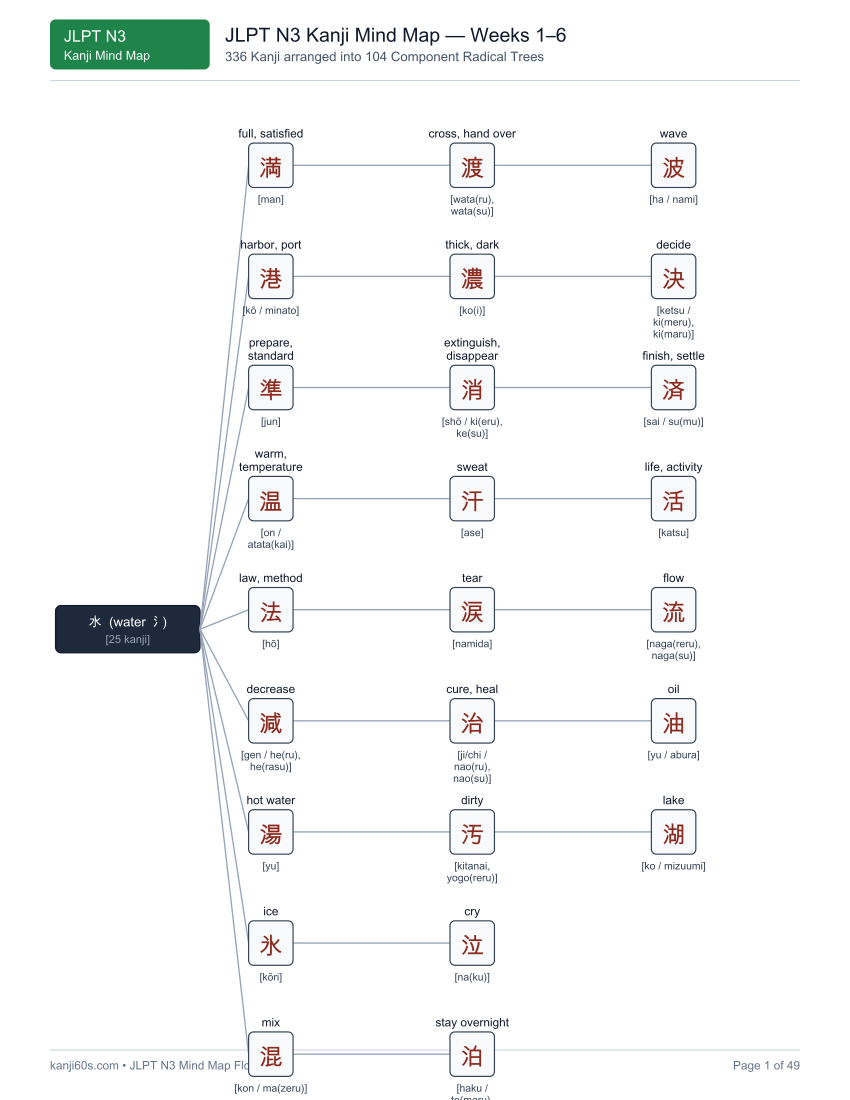

Write the Python code that produced this figure.
import os
import re
import math
from reportlab.pdfbase import pdfmetrics
from reportlab.pdfbase.ttfonts import TTFont
from reportlab.lib import colors
from reportlab.pdfgen import canvas
from reportlab.lib.pagesizes import letter

import docx
from docx import Document
from docx.shared import Inches, Pt, RGBColor
from docx.enum.text import WD_ALIGN_PARAGRAPH
from docx.enum.table import WD_TABLE_ALIGNMENT, WD_ALIGN_VERTICAL
from docx.oxml import parse_xml
from docx.oxml.ns import nsdecls

# 1. Register Font for PDF rendering
FONT_PATH = '/System/Library/Fonts/Supplemental/Arial Unicode.ttf'
pdfmetrics.registerFont(TTFont('ArialUnicode', FONT_PATH))

# 2. Raw Data Parsing (336 Kanji in 104 Radical Component Groups)
RAW_DATA = """
┏━ 水  (water 氵)  [25 kanji] ━━━━━━━━━━━━━━━━━━━━━━━━━━━━━━━━━━━━━━━━━━━━━━━━━━
┣━ 満  [man]  full, satisfied
┣━ 港  [kō / minato]  harbor, port
┣━ 準  [jun]  prepare, standard
┣━ 温  [on / atata(kai)]  warm, temperature
┣━ 法  [hō]  law, method
┣━ 減  [gen / he(ru), he(rasu)]  decrease
┣━ 湯  [yu]  hot water
┣━ 氷  [kōri]  ice
┣━ 混  [kon / ma(zeru)]  mix
┣━ 渡  [wata(ru), wata(su)]  cross, hand over
┣━ 濃  [ko(i)]  thick, dark
┣━ 消  [shō / ki(eru), ke(su)]  extinguish, disappear
┣━ 汗  [ase]  sweat
┣━ 涙  [namida]  tear
┣━ 治  [ji/chi / nao(ru), nao(su)]  cure, heal
┣━ 汚  [kitanai, yogo(reru)]  dirty
┣━ 泣  [na(ku)]  cry
┣━ 泊  [haku / to(maru), to(meru)]  stay overnight
┣━ 波  [ha / nami]  wave
┣━ 決  [ketsu / ki(meru), ki(maru)]  decide
┣━ 済  [sai / su(mu)]  finish, settle
┣━ 活  [katsu]  life, activity
┣━ 流  [naga(reru), naga(su)]  flow
┣━ 油  [yu / abura]  oil
┗━ 湖  [ko / mizuumi]  lake

┏━ 人  (person 亻)  [17 kanji] ━━━━━━━━━━━━━━━━━━━━━━━━━━━━━━━━━━━━━━━━━━━━━━━━━
┣━ 件  [ken]  matter, case
┣━ 保  [ho]  preserve, protect
┣━ 他  [ta / hoka]  other
┣━ 倍  [bai]  times, double
┣━ 優  [yū / yasa(shii)]  gentle, superior
┣━ 係  [kei / kakari]  person in charge, relation
┣━ 伺  [ukaga(u)]  ask, visit
┣━ 備  [bi / sona(eru)]  prepare, provide
┣━ 値  [ne]  value, price
┣━ 例  [rei / tato(eru)]  example
┣━ 個  [ko]  individual, counter
┣━ 停  [tei]  stop
┣━ 伝  [den / tsuta(eru)]  convey, transmit
┣━ 価  [ka]  value, price
┣━ 付  [tsu(keru), tsu(ku)]  attach, add
┣━ 側  [soku / gawa]  side
┗━ 信  [shin]  trust, believe

┏━ 糸  (thread 糸)  [13 kanji] ━━━━━━━━━━━━━━━━━━━━━━━━━━━━━━━━━━━━━━━━━━━━━━━━━
┣━ 線  [sen]  line
┣━ 約  [yaku]  promise, approximately
┣━ 絵  [kai / e]  picture, painting
┣━ 組  [kumi, ku(mu)]  group, assemble
┣━ 続  [zoku / tsuzu(ku), tsuzu(keru)]  continue
┣━ 級  [kyū]  grade, class
┣━ 紅  [kō / beni]  crimson, red
┣━ 緑  [ryoku / midori]  green
┣━ 結  [ketsu / musu(bu)]  tie, connect
┣━ 経  [kei]  pass through, manage
┣━ 練  [ren]  practice, train
┣━ 細  [hoso(i), koma(kai)]  thin, detailed
┗━ 絡  [raku]  entangle, contact

┏━ 木  (tree 木)  [13 kanji] ━━━━━━━━━━━━━━━━━━━━━━━━━━━━━━━━━━━━━━━━━━━━━━━━━━━
┣━ 横  [ō / yoko]  horizontal, side
┣━ 案  [an]  plan, proposal
┣━ 様  [yō / sama]  manner, appearance
┣━ 格  [kaku]  status, standard
┣━ 枚  [mai]  counter for flat objects
┣━ 機  [ki]  machine, opportunity
┣━ 査  [sa]  investigate
┣━ 果  [ka]  result, fruit
┣━ 材  [zai]  material
┣━ 束  [soku / taba]  bundle
┣━ 未  [mi]  not yet, future
┣━ 末  [matsu]  end
┗━ 橋  [kyō / hashi]  bridge

┏━ 辶  (movement 辶)  [12 kanji] ━━━━━━━━━━━━━━━━━━━━━━━━━━━━━━━━━━━━━━━━━━━━━━━
┣━ 速  [soku / haya(i)]  fast, speed
┣━ 過  [ka / su(giru)]  pass, exceed
┣━ 遊  [yū / aso(bu)]  play
┣━ 返  [hen / kae(su)]  return
┣━ 造  [zō / tsuku(ru)]  make, manufacture
┣━ 込  [ko(mu)]  crowded, include
┣━ 達  [tatsu]  reach, attain
┣━ 連  [ren / tsu(reru)]  connect, take along
┣━ 違  [chiga(u), chiga(eru)]  differ, wrong
┣━ 適  [teki]  suitable, appropriate
┣━ 選  [sen / era(bu)]  choose
┗━ 遅  [chi / oso(i), oku(reru)]  late, slow

┏━ 口  (mouth 口)  [11 kanji] ━━━━━━━━━━━━━━━━━━━━━━━━━━━━━━━━━━━━━━━━━━━━━━━━━━
┣━ 向  [kō / mu(ko), mu(ka), mu(ki)]  direction, face toward
┣━ 号  [gō]  number, signal
┣━ 各  [kaku]  each, every
┣━ 召  [shō / me(su)]  call, summon
┣━ 商  [shō]  commerce
┣━ 告  [koku]  tell, announce
┣━ 君  [kun / kimi]  you
┣━ 吸  [kyū / su(u)]  inhale, breathe
┣━ 吹  [fu(ku)]  blow
┣━ 否  [hi]  deny, negative
┗━ 呼  [ko / yo(bu)]  call

┏━ 手  (hand 扌)  [10 kanji] ━━━━━━━━━━━━━━━━━━━━━━━━━━━━━━━━━━━━━━━━━━━━━━━━━━━
┣━ 押  [ō / o(su), o(saeru)]  push, press
┣━ 捨  [su(teru)]  throw away
┣━ 指  [shi / yubi]  finger, point
┣━ 折  [setsu / o(ru), o(reru)]  fold, break
┣━ 授  [ju]  teach, give
┣━ 払  [hara(u)]  pay
┣━ 接  [setsu]  connect, touch
┣━ 換  [kan / ka(eru)]  exchange
┣━ 投  [tō / na(geru)]  throw
┗━ 技  [gi]  skill, technique

┏━ 宀  (roof 宀)  [10 kanji] ━━━━━━━━━━━━━━━━━━━━━━━━━━━━━━━━━━━━━━━━━━━━━━━━━━━
┣━ 定  [tei]  determine, fixed
┣━ 客  [kyaku]  customer, guest
┣━ 察  [satsu]  observe, infer
┣━ 完  [kan]  complete
┣━ 寝  [ne(ru)]  sleep
┣━ 宿  [shuku / yado]  lodging, inn
┣━ 容  [yō]  contents, contain
┣━ 実  [jitsu]  truth, reality
┣━ 守  [shu/su / mamo(ru)]  protect
┗━ 宅  [taku]  home, house

┏━ 心  (heart 心/忄)  [8 kanji] ━━━━━━━━━━━━━━━━━━━━━━━━━━━━━━━━━━━━━━━━━━━━━━━━━
┣━ 快  [kai]  pleasant, fast
┣━ 念  [nen]  thought, concern
┣━ 想  [sō]  thought, idea
┣━ 感  [kan / kan(jiru)]  feel, emotion
┣━ 必  [hitsu / kanara(zu)]  certainly, necessarily
┣━ 性  [sei]  nature, gender
┣━ 情  [jō]  feeling, circumstance
┗━ 息  [soku / iki]  breath

┏━ 日  (sun 日)  [7 kanji] ━━━━━━━━━━━━━━━━━━━━━━━━━━━━━━━━━━━━━━━━━━━━━━━━━━━━━
┣━ 普  [fu]  ordinary, general
┣━ 晩  [ban]  evening, night
┣━ 昔  [mukashi]  past, long ago
┣━ 晴  [ha(reru)]  clear, sunny
┣━ 暖  [dan / atata(kai)]  warm
┣━ 昨  [saku]  yesterday, previous
┗━ 易  [eki / yasa(shii)]  easy, change

┏━ 火  (fire 火/灬)  [6 kanji] ━━━━━━━━━━━━━━━━━━━━━━━━━━━━━━━━━━━━━━━━━━━━━━━━━━
┣━ 無  [mu / na(i)]  none, without
┣━ 煙  [en / kemuri]  smoke
┣━ 焼  [ya(ku), ya(keru)]  burn, bake
┣━ 点  [ten]  point, dot
┣━ 熱  [netsu / atsu(i)]  heat, fever
┗━ 営  [ei]  operate, manage

┏━ 言  (speech 言)  [6 kanji] ━━━━━━━━━━━━━━━━━━━━━━━━━━━━━━━━━━━━━━━━━━━━━━━━━━
┣━ 認  [nin / mitomeru]  recognize, approve
┣━ 課  [ka]  section, lesson
┣━ 議  [gi]  discuss, deliberation
┣━ 調  [chō / shira(beru)]  investigate, condition
┣━ 記  [ki]  record, write
┗━ 警  [kei]  warn, police

┏━ 艹  (grass 艹)  [6 kanji] ━━━━━━━━━━━━━━━━━━━━━━━━━━━━━━━━━━━━━━━━━━━━━━━━━━━
┣━ 若  [waka(i)]  young
┣━ 蔵  [zō]  store, warehouse
┣━ 薄  [usu(i)]  thin, light
┣━ 苦  [ku / kuru(shii), niga(i)]  painful, bitter
┣━ 葉  [yō / ha]  leaf
┗━ 荷  [ka]  baggage, load

┏━ 阝L  (hill (left) 阝)  [6 kanji] ━━━━━━━━━━━━━━━━━━━━━━━━━━━━━━━━━━━━━━━━━━━━
┣━ 階  [kai]  floor, level
┣━ 険  [ken]  dangerous, steep
┣━ 防  [bō / fuse(gu)]  prevent, defend
┣━ 限  [gen / kagi(ru)]  limit
┣━ 降  [kō / o(riru), fu(ru)]  descend, fall
┗━ 際  [sai]  occasion, edge

┏━ 力  (power 力)  [6 kanji] ━━━━━━━━━━━━━━━━━━━━━━━━━━━━━━━━━━━━━━━━━━━━━━━━━━━
┣━ 助  [jo / tasukeru]  help, rescue
┣━ 勤  [kin / tsuto(meru)]  work, serve
┣━ 務  [mu]  duty, work
┣━ 加  [ka / kuwa(eru)]  add
┣━ 募  [bo]  recruit
┗━ 労  [rō]  labor, hardship

┏━ 攵  (action/tap 攵)  [6 kanji] ━━━━━━━━━━━━━━━━━━━━━━━━━━━━━━━━━━━━━━━━━━━━━━
┣━ 改  [kai / arata(meru)]  reform, revise
┣━ 故  [ko]  cause, former
┣━ 政  [sei]  politics, government
┣━ 救  [kyū / suku(u)]  save, rescue
┣━ 数  [sū / kazu, kazo(eru)]  number, count
┗━ 整  [sei]  arrange, organize

┏━ 貝  (shell/money 貝)  [5 kanji] ━━━━━━━━━━━━━━━━━━━━━━━━━━━━━━━━━━━━━━━━━━━━━
┣━ 費  [hi]  expense, cost
┣━ 賞  [shō]  prize, reward
┣━ 販  [han]  sell
┣━ 負  [fu / ma(keru)]  lose
┗━ 貿  [bō]  trade

┏━ 巾  (cloth 巾)  [5 kanji] ━━━━━━━━━━━━━━━━━━━━━━━━━━━━━━━━━━━━━━━━━━━━━━━━━━━
┣━ 常  [jō]  usual, ordinary
┣━ 席  [seki]  seat
┣━ 師  [shi]  teacher, master
┣━ 希  [ki]  hope
┗━ 帯  [tai / obi]  belt, zone

┏━ 衣  (clothes 衣)  [5 kanji] ━━━━━━━━━━━━━━━━━━━━━━━━━━━━━━━━━━━━━━━━━━━━━━━━━
┣━ 衣  [i]  clothing
┣━ 裏  [ura]  back, reverse
┣━ 製  [sei]  manufacture, made
┣━ 袋  [tai / fukuro]  bag
┗━ 表  [hyō / omote, arawa(su)]  surface, express

┏━ 示  (altar 示/礻)  [5 kanji] ━━━━━━━━━━━━━━━━━━━━━━━━━━━━━━━━━━━━━━━━━━━━━━━━━
┣━ 礼  [rei]  thanks, courtesy
┣━ 祭  [sai / matsuri]  festival
┣━ 神  [shin/jin / kami]  god, divine
┣━ 禁  [kin]  prohibit, forbid
┗━ 示  [ji / shime(su)]  show, indicate

┏━ 土  (earth 土)  [5 kanji] ━━━━━━━━━━━━━━━━━━━━━━━━━━━━━━━━━━━━━━━━━━━━━━━━━━━
┣━ 在  [zai]  exist, be present
┣━ 型  [kata]  type, model
┣━ 増  [zō / fu(eru), fu(yasu)]  increase
┣━ 塩  [en / shio]  salt
┗━ 報  [hō]  report, information

┏━ 禾  (grain 禾)  [5 kanji] ━━━━━━━━━━━━━━━━━━━━━━━━━━━━━━━━━━━━━━━━━━━━━━━━━━━
┣━ 税  [zei]  tax
┣━ 種  [shu / tane]  kind, seed
┣━ 科  [ka]  department, subject
┣━ 移  [i / utsu(ru), utsu(su)]  move, transfer
┗━ 利  [ri]  advantage, use

┏━ 頁  (head/page 頁)  [4 kanji] ━━━━━━━━━━━━━━━━━━━━━━━━━━━━━━━━━━━━━━━━━━━━━━━
┣━ 願  [nega(u)]  wish, request
┣━ 類  [rui]  kind, type
┣━ 額  [gaku]  amount, sum
┗━ 預  [yo / azu(keru)]  deposit, entrust

┏━ 月  (moon/flesh 月)  [4 kanji] ━━━━━━━━━━━━━━━━━━━━━━━━━━━━━━━━━━━━━━━━━━━━━━
┣━ 期  [ki]  period, term
┣━ 望  [bō / nozomu]  desire, hope
┣━ 育  [iku / soda(tsu), soda(teru)]  raise, grow
┗━ 勝  [shō / ka(tsu)]  win

┏━ 田  (field 田)  [4 kanji] ━━━━━━━━━━━━━━━━━━━━━━━━━━━━━━━━━━━━━━━━━━━━━━━━━━━
┣━ 由  [yū]  reason, freedom
┣━ 番  [ban]  number, turn
┣━ 申  [shin / mō(su)]  say, apply
┗━ 留  [ryū/ru / to(meru)]  stay, retain

┏━ 囗  (enclosure 囗)  [4 kanji] ━━━━━━━━━━━━━━━━━━━━━━━━━━━━━━━━━━━━━━━━━━━━━━━
┣━ 園  [en]  garden, park
┣━ 困  [koma(ru)]  trouble
┣━ 団  [dan]  group
┗━ 因  [in]  cause

┏━ 亡  ('die/lost' 亡 family)  [3 kanji] ━━━━━━━━━━━━━━━━━━━━━━━━━━━━━━━━━━━━━━━
┣━ 亡  [bō / na(kunaru)]  die, deceased
┣━ 忙  [bō / isoga(shii)]  busy
┗━ 忘  [bō / wasu(reru)]  forget

┏━ 石  (stone 石)  [3 kanji] ━━━━━━━━━━━━━━━━━━━━━━━━━━━━━━━━━━━━━━━━━━━━━━━━━━━
┣━ 確  [kaku / tashi(ka), tashi(kameru)]  certain, confirm
┣━ 石  [seki/se(tsu) / ishi]  stone
┗━ 砂  [sa / suna]  sand

┏━ 女  (woman 女)  [3 kanji] ━━━━━━━━━━━━━━━━━━━━━━━━━━━━━━━━━━━━━━━━━━━━━━━━━━━
┣━ 婦  [fu]  woman, wife
┣━ 妻  [sai / tsuma]  wife
┗━ 婚  [kon]  marriage

┏━ 目  (eye 目)  [3 kanji] ━━━━━━━━━━━━━━━━━━━━━━━━━━━━━━━━━━━━━━━━━━━━━━━━━━━━━
┣━ 直  [choku / nao(ru), nao(su)]  straight, fix
┣━ 眠  [min / nemu(i), nemu(ru)]  sleep, sleepy
┗━ 相  [sō/shō / ai]  mutual, partner

┏━ 雨  (rain 雨)  [3 kanji] ━━━━━━━━━━━━━━━━━━━━━━━━━━━━━━━━━━━━━━━━━━━━━━━━━━━━
┣━ 雲  [kumo]  cloud
┣━ 雪  [setsu / yuki]  snow
┗━ 震  [shin]  shake, earthquake

┏━ 欠  (lack/yawn 欠)  [3 kanji] ━━━━━━━━━━━━━━━━━━━━━━━━━━━━━━━━━━━━━━━━━━━━━━━
┣━ 次  [ji / tsugi]  next
┣━ 欠  [ketsu / ka(keru)]  lack, miss
┗━ 欲  [yoku / hoshii]  desire, want

┏━ 刀  (knife 刀/刂)  [3 kanji] ━━━━━━━━━━━━━━━━━━━━━━━━━━━━━━━━━━━━━━━━━━━━━━━━━
┣━ 割  [wa(ru), wa(reru)]  divide, break
┣━ 券  [ken]  ticket, coupon
┗━ 初  [sho / haji(me), haji(mete)]  first, beginning

┏━ 寸  (measure 寸)  [3 kanji] ━━━━━━━━━━━━━━━━━━━━━━━━━━━━━━━━━━━━━━━━━━━━━━━━━
┣━ 寺  [ji / tera]  temple
┣━ 対  [tai]  opposite, versus
┗━ 専  [sen]  specialty, exclusive

┏━ 竹  (bamboo 竹)  [3 kanji] ━━━━━━━━━━━━━━━━━━━━━━━━━━━━━━━━━━━━━━━━━━━━━━━━━━
┣━ 箱  [hako]  box
┣━ 笑  [wara(u), e(mu)]  laugh, smile
┗━ 簡  [kan]  simple

┏━ 广  (cliff 广)  [3 kanji] ━━━━━━━━━━━━━━━━━━━━━━━━━━━━━━━━━━━━━━━━━━━━━━━━━━━
┣━ 座  [za / suwaru]  sit, seat
┣━ 府  [fu]  government office
┗━ 庫  [ko]  storehouse

┏━ 又  ('hand/again' 又)  [3 kanji] ━━━━━━━━━━━━━━━━━━━━━━━━━━━━━━━━━━━━━━━━━━━━
┣━ 受  [ju / u(keru)]  receive
┣━ 取  [to(ru)]  take
┗━ 反  [han]  opposite, against

┏━ 曰  ('say' 曰)  [3 kanji] ━━━━━━━━━━━━━━━━━━━━━━━━━━━━━━━━━━━━━━━━━━━━━━━━━━━
┣━ 曲  [kyoku / ma(garu), ma(geru)]  bend, music
┣━ 最  [sai / motto(mo)]  most, utmost
┗━ 替  [ka(eru)]  replace, exchange

┏━ 大  (big 大)  [3 kanji] ━━━━━━━━━━━━━━━━━━━━━━━━━━━━━━━━━━━━━━━━━━━━━━━━━━━━━
┣━ 夫  [fu/fū / otto]  husband
┣━ 失  [shitsu]  lose, fail
┗━ 奥  [oku]  inner part

┏━ 馬  (horse 馬)  [2 kanji] ━━━━━━━━━━━━━━━━━━━━━━━━━━━━━━━━━━━━━━━━━━━━━━━━━━━
┣━ 馬  [ba / uma]  horse
┗━ 駐  [chū]  station, park

┏━ 阝R  (village (right) 阝)  [2 kanji] ━━━━━━━━━━━━━━━━━━━━━━━━━━━━━━━━━━━━━━━━
┣━ 郵  [yū]  mail, postal
┗━ 部  [bu]  section, part

┏━ 王  (jade 王)  [2 kanji] ━━━━━━━━━━━━━━━━━━━━━━━━━━━━━━━━━━━━━━━━━━━━━━━━━━━━
┣━ 現  [gen / arawa(reru)]  appear, present
┗━ 球  [kyū]  ball, sphere

┏━ 米  (rice 米)  [2 kanji] ━━━━━━━━━━━━━━━━━━━━━━━━━━━━━━━━━━━━━━━━━━━━━━━━━━━━
┣━ 米  [bei / kome]  rice, America
┗━ 粉  [fun / kona]  powder, flour

┏━ 疒  (sickness 疒)  [2 kanji] ━━━━━━━━━━━━━━━━━━━━━━━━━━━━━━━━━━━━━━━━━━━━━━━━
┣━ 痛  [tsū / ita(i)]  pain
┗━ 疲  [tsuka(reru)]  tired

┏━ 門  (gate 門)  [2 kanji] ━━━━━━━━━━━━━━━━━━━━━━━━━━━━━━━━━━━━━━━━━━━━━━━━━━━━
┣━ 閉  [hei / shi(maru), shi(meru)]  close
┗━ 関  [kan]  relation, connection

┏━ 隹鳥  (bird 隹/鳥)  [2 kanji] ━━━━━━━━━━━━━━━━━━━━━━━━━━━━━━━━━━━━━━━━━━━━━━━━━
┣━ 難  [nan / muzuka(shii)]  difficult
┗━ 鳴  [na(ku), na(ru)]  cry, ring

┏━ 皿  (dish 皿)  [2 kanji] ━━━━━━━━━━━━━━━━━━━━━━━━━━━━━━━━━━━━━━━━━━━━━━━━━━━━
┣━ 皿  [sara]  plate
┗━ 血  [ketsu / chi]  blood

┏━ 尸  (corpse/roof 尸)  [2 kanji] ━━━━━━━━━━━━━━━━━━━━━━━━━━━━━━━━━━━━━━━━━━━━━
┣━ 局  [kyoku]  bureau, office
┗━ 届  [todo(keru), todo(ku)]  deliver, reach

┏━ 彳  (step 彳)  [2 kanji] ━━━━━━━━━━━━━━━━━━━━━━━━━━━━━━━━━━━━━━━━━━━━━━━━━━━━
┣━ 役  [yaku]  role, duty
┗━ 復  [fuku]  restore, again

┏━ 舟  (boat 舟)  [2 kanji] ━━━━━━━━━━━━━━━━━━━━━━━━━━━━━━━━━━━━━━━━━━━━━━━━━━━━
┣━ 船  [sen / fune, funa]  boat, ship
┗━ 般  [han]  general

┏━ 角  (horn 角)  [2 kanji] ━━━━━━━━━━━━━━━━━━━━━━━━━━━━━━━━━━━━━━━━━━━━━━━━━━━━
┣━ 角  [kaku / kado]  corner, angle
┗━ 解  [kai]  understand, solve

┏━ 冫  (ice 冫)  [2 kanji] ━━━━━━━━━━━━━━━━━━━━━━━━━━━━━━━━━━━━━━━━━━━━━━━━━━━━━
┣━ 冷  [rei / tsume(tai), hi(yasu), hi(eru), sa(meru), sa(masu)]  cold, cool
┗━ 凍  [tō / kō(ru)]  freeze

┏━ 金  (metal 金)  [2 kanji] ━━━━━━━━━━━━━━━━━━━━━━━━━━━━━━━━━━━━━━━━━━━━━━━━━━━
┣━ 鉄  [tetsu]  iron, steel
┗━ 録  [roku]  record

┏━ 戸  (door 戸)  [2 kanji] ━━━━━━━━━━━━━━━━━━━━━━━━━━━━━━━━━━━━━━━━━━━━━━━━━━━━
┣━ 戻  [modo(ru), modo(su)]  return
┗━ 戸  [to]  door

┏━ 歯  (tooth 歯)  [2 kanji] ━━━━━━━━━━━━━━━━━━━━━━━━━━━━━━━━━━━━━━━━━━━━━━━━━━━
┣━ 齢  [rei]  age
┗━ 歯  [shi / ha]  tooth

┏━ 酉  (wine/chem 酉)  [2 kanji] ━━━━━━━━━━━━━━━━━━━━━━━━━━━━━━━━━━━━━━━━━━━━━━━
┣━ 配  [hai / kuba(ru)]  distribute, deliver
┗━ 酒  [shu / sake, saka]  alcohol

┏━ 戈  (halberd 戈)  [2 kanji] ━━━━━━━━━━━━━━━━━━━━━━━━━━━━━━━━━━━━━━━━━━━━━━━━━
┣━ 戦  [sen / tataka(u)]  war, fight
┗━ 成  [sei]  become, achieve

┏━ 厂  (cliff 厂)  [2 kanji] ━━━━━━━━━━━━━━━━━━━━━━━━━━━━━━━━━━━━━━━━━━━━━━━━━━━
┣━ 厚  [atsu(i)]  thick
┗━ 原  [gen]  original, source

┏━ 一  (one 一)  [2 kanji] ━━━━━━━━━━━━━━━━━━━━━━━━━━━━━━━━━━━━━━━━━━━━━━━━━━━━━
┣━ 両  [ryō]  both
┗━ 並  [nara(bu), nara(beru)]  line up

┏━ 化比  ('change/compare' 化・比)  [2 kanji] ━━━━━━━━━━━━━━━━━━━━━━━━━━━━━━━━━━━━━
┣━ 化  [ka/ke]  change, transform
┗━ 比  [hi / kura(beru)]  compare

┏━ 冂  (box 冂)  [2 kanji] ━━━━━━━━━━━━━━━━━━━━━━━━━━━━━━━━━━━━━━━━━━━━━━━━━━━━━
┣━ 再  [sai/sa]  again, re-
┗━ 冊  [satsu]  counter for books

┏━ 亅  (hook 亅)  [2 kanji] ━━━━━━━━━━━━━━━━━━━━━━━━━━━━━━━━━━━━━━━━━━━━━━━━━━━━
┣━ 予  [yo]  beforehand, expectation
┗━ 了  [ryō]  finish, understand

┏━ 入  (enter 入)  [2 kanji] ━━━━━━━━━━━━━━━━━━━━━━━━━━━━━━━━━━━━━━━━━━━━━━━━━━━
┣━ 内  [nai / uchi]  inside
┗━ 全  [zen]  all, whole

┏━ 子  (child 子)  [1 kanji] ━━━━━━━━━━━━━━━━━━━━━━━━━━━━━━━━━━━━━━━━━━━━━━━━━━━
┗━ 存  [zon]  exist, know

┏━ 里  (village 里)  [1 kanji] ━━━━━━━━━━━━━━━━━━━━━━━━━━━━━━━━━━━━━━━━━━━━━━━━━
┗━ 量  [ryō]  amount, quantity

┏━ 工  (work 工)  [1 kanji] ━━━━━━━━━━━━━━━━━━━━━━━━━━━━━━━━━━━━━━━━━━━━━━━━━━━━
┗━ 差  [sa / sa(su)]  difference, insert

┏━ 求  ('seek' 求 family)  [1 kanji] ━━━━━━━━━━━━━━━━━━━━━━━━━━━━━━━━━━━━━━━━━━━
┗━ 求  [kyū / moto(meru)]  seek, request

┏━ 見  (see 見)  [1 kanji] ━━━━━━━━━━━━━━━━━━━━━━━━━━━━━━━━━━━━━━━━━━━━━━━━━━━━━
┗━ 観  [kan]  observe, view

┏━ 羊  (sheep 羊)  [1 kanji] ━━━━━━━━━━━━━━━━━━━━━━━━━━━━━━━━━━━━━━━━━━━━━━━━━━━
┗━ 美  [bi / utsuku(shii)]  beautiful

┏━ 行  (road 行)  [1 kanji] ━━━━━━━━━━━━━━━━━━━━━━━━━━━━━━━━━━━━━━━━━━━━━━━━━━━━
┗━ 術  [jutsu]  technique, art

┏━ 彡  (bristle 彡)  [1 kanji] ━━━━━━━━━━━━━━━━━━━━━━━━━━━━━━━━━━━━━━━━━━━━━━━━━
┗━ 形  [kei/gyō / katachi]  shape, form

┏━ 卩  (seal 卩)  [1 kanji] ━━━━━━━━━━━━━━━━━━━━━━━━━━━━━━━━━━━━━━━━━━━━━━━━━━━━
┗━ 卵  [ran / tamago]  egg

┏━ 歹  (death-side 歹)  [1 kanji] ━━━━━━━━━━━━━━━━━━━━━━━━━━━━━━━━━━━━━━━━━━━━━━
┗━ 残  [zan / noko(ru), noko(su)]  remain

┏━ 耳  (ear 耳)  [1 kanji] ━━━━━━━━━━━━━━━━━━━━━━━━━━━━━━━━━━━━━━━━━━━━━━━━━━━━━
┗━ 職  [shoku]  job, occupation

┏━ 車  (vehicle 車)  [1 kanji] ━━━━━━━━━━━━━━━━━━━━━━━━━━━━━━━━━━━━━━━━━━━━━━━━━
┗━ 輸  [yu]  transport, export/import

┏━ 夂  ('go/follow' 夂)  [1 kanji] ━━━━━━━━━━━━━━━━━━━━━━━━━━━━━━━━━━━━━━━━━━━━━
┗━ 変  [hen / ka(waru), ka(eru)]  change

┏━ 白  (white 白)  [1 kanji] ━━━━━━━━━━━━━━━━━━━━━━━━━━━━━━━━━━━━━━━━━━━━━━━━━━━
┗━ 的  [teki]  target, -al

┏━ 弋  ('style' 弋)  [1 kanji] ━━━━━━━━━━━━━━━━━━━━━━━━━━━━━━━━━━━━━━━━━━━━━━━━━
┗━ 式  [shiki]  style, ceremony

┏━ 斤  (axe 斤)  [1 kanji] ━━━━━━━━━━━━━━━━━━━━━━━━━━━━━━━━━━━━━━━━━━━━━━━━━━━━━
┗━ 断  [dan / kotowa(ru)]  refuse, cut off

┏━ 殳  (weapon 殳)  [1 kanji] ━━━━━━━━━━━━━━━━━━━━━━━━━━━━━━━━━━━━━━━━━━━━━━━━━━
┗━ 段  [dan]  step, stage

┏━ 勹  (wrap 勹)  [1 kanji] ━━━━━━━━━━━━━━━━━━━━━━━━━━━━━━━━━━━━━━━━━━━━━━━━━━━━
┗━ 危  [ki / abunai]  dangerous

┏━ 飛  ('fly' 飛)  [1 kanji] ━━━━━━━━━━━━━━━━━━━━━━━━━━━━━━━━━━━━━━━━━━━━━━━━━━━
┗━ 飛  [hi / to(bu)]  fly

┏━ 非  ('wrong' 非)  [1 kanji] ━━━━━━━━━━━━━━━━━━━━━━━━━━━━━━━━━━━━━━━━━━━━━━━━━
┗━ 非  [hi]  non-, not

┏━ 面  (face 面)  [1 kanji] ━━━━━━━━━━━━━━━━━━━━━━━━━━━━━━━━━━━━━━━━━━━━━━━━━━━━
┗━ 面  [men / omote]  surface, face

┏━ 交  ('mix' 交)  [1 kanji] ━━━━━━━━━━━━━━━━━━━━━━━━━━━━━━━━━━━━━━━━━━━━━━━━━━━
┗━ 交  [kō]  mix, interact

┏━ 公  (public 八/公)  [1 kanji] ━━━━━━━━━━━━━━━━━━━━━━━━━━━━━━━━━━━━━━━━━━━━━━━━
┗━ 公  [kō]  public

┏━ 鼻  (nose 鼻)  [1 kanji] ━━━━━━━━━━━━━━━━━━━━━━━━━━━━━━━━━━━━━━━━━━━━━━━━━━━━
┗━ 鼻  [bi / hana]  nose

┏━ 骨  (bone 骨)  [1 kanji] ━━━━━━━━━━━━━━━━━━━━━━━━━━━━━━━━━━━━━━━━━━━━━━━━━━━━
┗━ 骨  [kotsu / hone]  bone

┏━ 黄  (yellow 黄)  [1 kanji] ━━━━━━━━━━━━━━━━━━━━━━━━━━━━━━━━━━━━━━━━━━━━━━━━━━
┗━ 黄  [ō / ki]  yellow

┏━ 乳  ('milk' 乚)  [1 kanji] ━━━━━━━━━━━━━━━━━━━━━━━━━━━━━━━━━━━━━━━━━━━━━━━━━━
┗━ 乳  [nyū]  milk

┏━ 癶  (footsteps 癶)  [1 kanji] ━━━━━━━━━━━━━━━━━━━━━━━━━━━━━━━━━━━━━━━━━━━━━━━
┗━ 登  [tō/to / nobo(ru)]  climb, register

┏━ 支  (branch 支)  [1 kanji] ━━━━━━━━━━━━━━━━━━━━━━━━━━━━━━━━━━━━━━━━━━━━━━━━━━
┗━ 支  [shi]  support, branch

┏━ 止  (stop 止)  [1 kanji] ━━━━━━━━━━━━━━━━━━━━━━━━━━━━━━━━━━━━━━━━━━━━━━━━━━━━
┗━ 歳  [sai]  years old

┏━ 小  (small 小)  [1 kanji] ━━━━━━━━━━━━━━━━━━━━━━━━━━━━━━━━━━━━━━━━━━━━━━━━━━━
┗━ 当  [tō / a(taru)]  hit, appropriate

┏━ 厶  (private 厶)  [1 kanji] ━━━━━━━━━━━━━━━━━━━━━━━━━━━━━━━━━━━━━━━━━━━━━━━━━
┗━ 参  [san / mai(ru)]  participate, go/come

┏━ 丷  ('divide' 丷)  [1 kanji] ━━━━━━━━━━━━━━━━━━━━━━━━━━━━━━━━━━━━━━━━━━━━━━━━
┗━ 単  [tan]  simple, single

┏━ 辛  (bitter 辛)  [1 kanji] ━━━━━━━━━━━━━━━━━━━━━━━━━━━━━━━━━━━━━━━━━━━━━━━━━━
┗━ 辞  [ji / ya(meru)]  resign, dictionary

┏━ 身  (body 身)  [1 kanji] ━━━━━━━━━━━━━━━━━━━━━━━━━━━━━━━━━━━━━━━━━━━━━━━━━━━━
┗━ 身  [shin / mi]  body, oneself

┏━ 虫  (insect 虫)  [1 kanji] ━━━━━━━━━━━━━━━━━━━━━━━━━━━━━━━━━━━━━━━━━━━━━━━━━━
┗━ 虫  [mushi]  insect

┏━ 穴  (cave 穴)  [1 kanji] ━━━━━━━━━━━━━━━━━━━━━━━━━━━━━━━━━━━━━━━━━━━━━━━━━━━━
┗━ 窓  [mado]  window

┏━ 山  (mountain 山)  [1 kanji] ━━━━━━━━━━━━━━━━━━━━━━━━━━━━━━━━━━━━━━━━━━━━━━━━
┗━ 島  [tō / shima]  island

┏━ 西  (cover/west 覀)  [1 kanji] ━━━━━━━━━━━━━━━━━━━━━━━━━━━━━━━━━━━━━━━━━━━━━━
┗━ 要  [yō / i(ru)]  need, necessary

┏━ 足  (foot 足)  [1 kanji] ━━━━━━━━━━━━━━━━━━━━━━━━━━━━━━━━━━━━━━━━━━━━━━━━━━━━
┗━ 路  [ro]  road, route

┏━ 十  (ten 十)  [1 kanji] ━━━━━━━━━━━━━━━━━━━━━━━━━━━━━━━━━━━━━━━━━━━━━━━━━━━━━
┗━ 協  [kyō]  cooperate
"""

def parse_groups(raw_text):
    groups = []
    current_group = None
    for line in raw_text.strip().split('\n'):
        line = line.strip()
        if not line:
            continue
        if line.startswith('┏━'):
            m = re.search(r'┏━\s*(.*?)\s*\[(\d+)\s*kanji\]', line)
            if m:
                rad_title = m.group(1).strip()
                count = int(m.group(2))
                current_group = {
                    'title': rad_title,
                    'expected_count': count,
                    'items': []
                }
                groups.append(current_group)
        elif line.startswith('┣━') or line.startswith('┗━'):
            m = re.search(r'[┣┗]━\s*(\S+)\s*\[(.*?)\]\s*(.*)', line)
            if m:
                kanji = m.group(1).strip()
                reading = m.group(2).strip()
                meaning = m.group(3).strip()
                if current_group:
                    current_group['items'].append({
                        'kanji': kanji,
                        'reading': reading,
                        'meaning': meaning
                    })
    return groups

def wrap_text_multiline(text, max_chars=16):
    text = text.strip()
    if len(text) <= max_chars:
        return [text]
    words = text.split(' ')
    lines = []
    current_line = ""
    for w in words:
        if not current_line:
            current_line = w
        elif len(current_line) + 1 + len(w) <= max_chars:
            current_line += " " + w
        else:
            lines.append(current_line)
            current_line = w
    if current_line:
        lines.append(current_line)
    return lines

def format_reading(reading, max_chars=16):
    full = f"[{reading}]"
    if len(full) <= max_chars:
        return [full]
    lines = wrap_text_multiline(reading, max_chars=max_chars-2)
    if len(lines) == 1:
        return [f"[{lines[0]}]"]
    else:
        lines[0] = f"[{lines[0]}"
        lines[-1] = f"{lines[-1]}]"
        return lines

# PDF Colors & Palette
BG_COLOR = colors.HexColor('#FFFFFF')
HEADER_GREEN = colors.HexColor('#1E8449')
HEADER_TEXT_MAIN = colors.HexColor('#0F172A')
HEADER_TEXT_SUB = colors.HexColor('#475569')

RADICAL_BOX_BG = colors.HexColor('#1E293B')
RADICAL_BOX_TXT = colors.HexColor('#FFFFFF')

KANJI_BOX_BG = colors.HexColor('#F8FAFC')
KANJI_BOX_BORDER = colors.HexColor('#334155')
KANJI_CHAR_COLOR = colors.HexColor('#8C2A1E')
MEANING_COLOR = colors.HexColor('#0F172A')
READING_COLOR = colors.HexColor('#334155')
LINE_COLOR = colors.HexColor('#94A3B8')

def draw_header_footer(c, page_num, total_pages):
    c.setFillColor(HEADER_GREEN)
    c.roundRect(36, 742, 115, 36, 4, stroke=0, fill=1)
    
    c.setFont('ArialUnicode', 11.5)
    c.setFillColor(colors.white)
    c.drawString(46, 762, "JLPT N3")
    c.setFont('ArialUnicode', 9)
    c.drawString(46, 749, "Kanji Mind Map")
    
    c.setFillColor(HEADER_TEXT_MAIN)
    c.setFont('ArialUnicode', 14)
    c.drawString(162, 762, "JLPT N3 Kanji Mind Map — Weeks 1–6")
    
    c.setFillColor(HEADER_TEXT_SUB)
    c.setFont('ArialUnicode', 9.5)
    c.drawString(162, 748, "336 Kanji arranged into 104 Component Radical Trees")
    
    c.setStrokeColor(colors.HexColor('#CBD5E1'))
    c.setLineWidth(0.8)
    c.line(36, 734, 576, 734)
    c.line(36, 36, 576, 36)
    
    c.setFont('ArialUnicode', 8.5)
    c.setFillColor(colors.HexColor('#64748B'))
    c.drawString(36, 22, "kanji60s.com • JLPT N3 Mind Map Flowcharts")
    c.drawRightString(576, 22, f"Page {page_num} of {total_pages}")

def draw_kanji_node(c, x, y, item):
    kanji = item['kanji']
    reading = item['reading']
    meaning = item['meaning']
    
    w_box, h_box = 32, 32
    x_box = x - w_box / 2.0
    y_box = y - h_box / 2.0
    
    # Meaning lines above box (Enlarged: 8.5pt)
    m_lines = wrap_text_multiline(meaning, 16)
    c.setFont('ArialUnicode', 8.5)
    c.setFillColor(MEANING_COLOR)
    for i, line in enumerate(reversed(m_lines)):
        c.drawCentredString(x, y_box + h_box + 4 + i * 9.5, line)
        
    # Enlarged Kanji Box
    c.setFillColor(KANJI_BOX_BG)
    c.setStrokeColor(KANJI_BOX_BORDER)
    c.setLineWidth(0.85)
    c.roundRect(x_box, y_box, w_box, h_box, 3.5, stroke=1, fill=1)
    
    # Enlarged Kanji Character (17pt)
    c.setFont('ArialUnicode', 17)
    c.setFillColor(KANJI_CHAR_COLOR)
    c.drawCentredString(x, y_box + 8, kanji)
    
    # Reading lines below box (Enlarged: 7.5pt)
    r_lines = format_reading(reading, 16)
    c.setFont('ArialUnicode', 7.5)
    c.setFillColor(READING_COLOR)
    for i, line in enumerate(r_lines):
        c.drawCentredString(x, y_box - 11 - i * 8.5, line)

def calculate_group_layout(group):
    items = group['items']
    N = len(items)
    if N <= 6:
        num_cols = 1
    elif N <= 14:
        num_cols = 2
    else:
        num_cols = 3
    items_per_col = math.ceil(N / num_cols)
    return num_cols, items_per_col

def generate_pdf(output_filename="kflow.pdf"):
    groups = parse_groups(RAW_DATA)
    c = canvas.Canvas(output_filename, pagesize=letter)
    
    top_y = 715
    bottom_y = 50
    page_height_available = top_y - bottom_y
    
    row_height = 80
    group_padding = 26
    
    pages_data = []
    current_page_groups = []
    current_page_height = 0
    
    for g in groups:
        num_cols, rows_per_col = calculate_group_layout(g)
        g_height = max(rows_per_col * row_height + 12, 60)
        needed_height = g_height + (group_padding if current_page_groups else 0)
        
        if current_page_groups and (current_page_height + needed_height > page_height_available):
            pages_data.append(current_page_groups)
            current_page_groups = [(g, g_height, num_cols, rows_per_col)]
            current_page_height = g_height
        else:
            if current_page_groups:
                current_page_height += group_padding
            current_page_groups.append((g, g_height, num_cols, rows_per_col))
            current_page_height += g_height
            
    if current_page_groups:
        pages_data.append(current_page_groups)
        
    total_pages = len(pages_data)
    
    for page_idx, page_groups in enumerate(pages_data):
        page_num = page_idx + 1
        draw_header_footer(c, page_num, total_pages)
        curr_y = top_y - 10
        
        for g, g_height, num_cols, rows_per_col in page_groups:
            items = g['items']
            N = len(items)
            
            group_top_y = curr_y
            group_center_y = group_top_y - (g_height / 2.0)
            
            x_root = 40
            w_root = 104
            h_root = 34
            y_root = group_center_y - (h_root / 2.0)
            
            c.setFillColor(RADICAL_BOX_BG)
            c.setStrokeColor(colors.HexColor('#0F172A'))
            c.setLineWidth(0.9)
            c.roundRect(x_root, y_root, w_root, h_root, 4, stroke=1, fill=1)
            
            c.setFillColor(RADICAL_BOX_TXT)
            c.setFont('ArialUnicode', 9.5)
            c.drawCentredString(x_root + w_root/2.0, y_root + 19, g['title'])
            c.setFont('ArialUnicode', 8)
            c.setFillColor(colors.HexColor('#94A3B8'))
            c.drawCentredString(x_root + w_root/2.0, y_root + 7, f"[{N} kanji]")
            
            root_connect_x = x_root + w_root
            root_connect_y = group_center_y
            
            if num_cols == 1:
                col_x_offsets = [260]
            elif num_cols == 2:
                col_x_offsets = [220, 410]
            else:
                col_x_offsets = [195, 340, 485]
                
            columns_data = []
            for col in range(num_cols):
                col_items = items[col * rows_per_col : (col + 1) * rows_per_col]
                start_y_col = group_top_y - 32
                nodes_info = []
                for r_idx, item in enumerate(col_items):
                    y_node = start_y_col - (r_idx * row_height)
                    nodes_info.append((col_x_offsets[col], y_node, item))
                columns_data.append(nodes_info)
                
            c.setStrokeColor(LINE_COLOR)
            c.setLineWidth(0.95)
            
            # Root to Column 0
            for x_n, y_n, _ in columns_data[0]:
                c.line(root_connect_x, root_connect_y, x_n - 16, y_n)
                
            # Column 0 to Column 1
            if num_cols >= 2:
                for i in range(min(len(columns_data[0]), len(columns_data[1]))):
                    x0, y0, _ = columns_data[0][i]
                    x1, y1, _ = columns_data[1][i]
                    c.line(x0 + 16, y0, x1 - 16, y1)
                    
            # Column 1 to Column 2
            if num_cols == 3:
                for i in range(min(len(columns_data[1]), len(columns_data[2]))):
                    x1, y1, _ = columns_data[1][i]
                    x2, y2, _ = columns_data[2][i]
                    c.line(x1 + 16, y1, x2 - 16, y2)
                    
            for col_info in columns_data:
                for x_n, y_n, item in col_info:
                    draw_kanji_node(c, x_n, y_n, item)
                    
            curr_y -= (g_height + group_padding)
            
        c.showPage()
    c.save()
    print(f"Generated PDF: {output_filename} ({total_pages} pages).")
    return total_pages

# Native Word DOCX Helper Functions
def set_cell_background(cell, fill_hex):
    tcPr = cell._element.get_or_add_tcPr()
    shd = parse_xml(f'<w:shd {nsdecls("w")} w:fill="{fill_hex}"/>')
    tcPr.append(shd)

def set_cell_margins(cell, top=70, bottom=70, left=80, right=80):
    tcPr = cell._element.get_or_add_tcPr()
    tcMar = parse_xml(
        f'<w:tcMar {nsdecls("w")}>'
        f'<w:top w:w="{top}" w:type="dxa"/>'
        f'<w:left w:w="{left}" w:type="dxa"/>'
        f'<w:bottom w:w="{bottom}" w:type="dxa"/>'
        f'<w:right w:w="{right}" w:type="dxa"/>'
        f'</w:tcMar>'
    )
    tcPr.append(tcMar)

def set_table_borders(table, color="CBD5E1"):
    tblPr = table._element.xpath('w:tblPr')
    if tblPr:
        borders = parse_xml(
            f'<w:tblBorders {nsdecls("w")}>'
            f'<w:top w:val="single" w:sz="6" w:space="0" w:color="{color}"/>'
            f'<w:bottom w:val="single" w:sz="6" w:space="0" w:color="{color}"/>'
            f'<w:left w:val="single" w:sz="6" w:space="0" w:color="{color}"/>'
            f'<w:right w:val="single" w:sz="6" w:space="0" w:color="{color}"/>'
            f'<w:insideH w:val="single" w:sz="4" w:space="0" w:color="{color}"/>'
            f'<w:insideV w:val="single" w:sz="4" w:space="0" w:color="{color}"/>'
            f'</w:tblBorders>'
        )
        tblPr[0].append(borders)

def generate_docx(docx_filename="kflow.docx"):
    """
    Generates a 100% native Word (.docx) file containing all 336 kanji
    arranged into 104 Component Radical Tree Cards with ENLARGED Kanji,
    FULL Readings, FULL Meanings, and NO image generation.
    """
    groups = parse_groups(RAW_DATA)
    doc = Document()
    
    # 0.4 inch page margins for maximum printable area (7.7 inches width)
    sections = doc.sections
    for s in sections:
        s.top_margin = Inches(0.4)
        s.bottom_margin = Inches(0.4)
        s.left_margin = Inches(0.4)
        s.right_margin = Inches(0.4)
        
    # Document Header Title
    p_title = doc.add_paragraph()
    p_title.alignment = WD_ALIGN_PARAGRAPH.CENTER
    p_title.paragraph_format.space_before = Pt(6)
    p_title.paragraph_format.space_after = Pt(2)
    run_t = p_title.add_run("JLPT N3 Kanji Radical Mind Map & Study Sheets")
    run_t.font.name = "Arial"
    run_t.font.size = Pt(20)
    run_t.font.bold = True
    run_t.font.color.rgb = RGBColor(0x1E, 0x84, 0x49) # Header Green
    
    p_sub = doc.add_paragraph()
    p_sub.alignment = WD_ALIGN_PARAGRAPH.CENTER
    p_sub.paragraph_format.space_after = Pt(14)
    run_s = p_sub.add_run("336 Kanji arranged into 104 Component Radical Trees (Enlarged Kanji, Complete Readings & Meanings)")
    run_s.font.name = "Arial"
    run_s.font.size = Pt(10)
    run_s.font.italic = True
    run_s.font.color.rgb = RGBColor(0x47, 0x55, 0x69)
    
    COLS = 4
    COL_WIDTH = Inches(7.7 / COLS)
    
    for g_idx, g in enumerate(groups):
        p_hdr = doc.add_paragraph()
        p_hdr.paragraph_format.space_before = Pt(12)
        p_hdr.paragraph_format.space_after = Pt(4)
        p_hdr.paragraph_format.keep_with_next = True
        
        run_h1 = p_hdr.add_run(f"Radical Group: {g['title']} ")
        run_h1.font.name = "Arial"
        run_h1.font.size = Pt(12.5)
        run_h1.font.bold = True
        run_h1.font.color.rgb = RGBColor(0x0F, 0x17, 0x2A)
        
        run_h2 = p_hdr.add_run(f"[{len(g['items'])} kanji]")
        run_h2.font.name = "Arial"
        run_h2.font.size = Pt(10)
        run_h2.font.color.rgb = RGBColor(0x64, 0x74, 0x8B)
        
        items = g['items']
        num_rows = math.ceil(len(items) / COLS)
        
        table = doc.add_table(rows=num_rows, cols=COLS)
        table.alignment = WD_TABLE_ALIGNMENT.CENTER
        set_table_borders(table, color="CBD5E1")
        
        for r_idx in range(num_rows):
            row = table.rows[r_idx]
            for c_idx in range(COLS):
                item_idx = r_idx * COLS + c_idx
                cell = row.cells[c_idx]
                cell.width = COL_WIDTH
                cell.vertical_alignment = WD_ALIGN_VERTICAL.CENTER
                set_cell_margins(cell, top=70, bottom=70, left=80, right=80)
                
                if item_idx < len(items):
                    item = items[item_idx]
                    set_cell_background(cell, "F8FAFC")
                    
                    # 1. Meaning (Enlarged: 10pt)
                    p_m = cell.paragraphs[0]
                    p_m.alignment = WD_ALIGN_PARAGRAPH.CENTER
                    p_m.paragraph_format.space_before = Pt(2)
                    p_m.paragraph_format.space_after = Pt(2)
                    run_m = p_m.add_run(item['meaning'])
                    run_m.font.name = "Arial"
                    run_m.font.size = Pt(10)
                    run_m.font.bold = True
                    run_m.font.color.rgb = RGBColor(0x0F, 0x17, 0x2A)
                    
                    # 2. Enlarged Kanji Character (24pt)
                    p_k = cell.add_paragraph()
                    p_k.alignment = WD_ALIGN_PARAGRAPH.CENTER
                    p_k.paragraph_format.space_before = Pt(2)
                    p_k.paragraph_format.space_after = Pt(2)
                    run_k = p_k.add_run(item['kanji'])
                    run_k.font.name = "MS Mincho"
                    run_k.font.size = Pt(24)
                    run_k.font.bold = True
                    run_k.font.color.rgb = RGBColor(0x8C, 0x2A, 0x1E)
                    
                    # 3. Romaji Reading (Enlarged: 9.5pt)
                    p_r = cell.add_paragraph()
                    p_r.alignment = WD_ALIGN_PARAGRAPH.CENTER
                    p_r.paragraph_format.space_before = Pt(2)
                    p_r.paragraph_format.space_after = Pt(2)
                    run_r = p_r.add_run(f"[{item['reading']}]")
                    run_r.font.name = "Arial"
                    run_r.font.size = Pt(9.5)
                    run_r.font.color.rgb = RGBColor(0x33, 0x41, 0x55)
                else:
                    set_cell_background(cell, "FFFFFF")
                    p_e = cell.paragraphs[0]
                    p_e.paragraph_format.space_before = Pt(0)
                    p_e.paragraph_format.space_after = Pt(0)
                    
    doc.save(docx_filename)
    print(f"Successfully generated native Word file: {docx_filename}")

if __name__ == "__main__":
    generate_pdf("kflow.pdf")
    generate_docx("kflow.docx")
